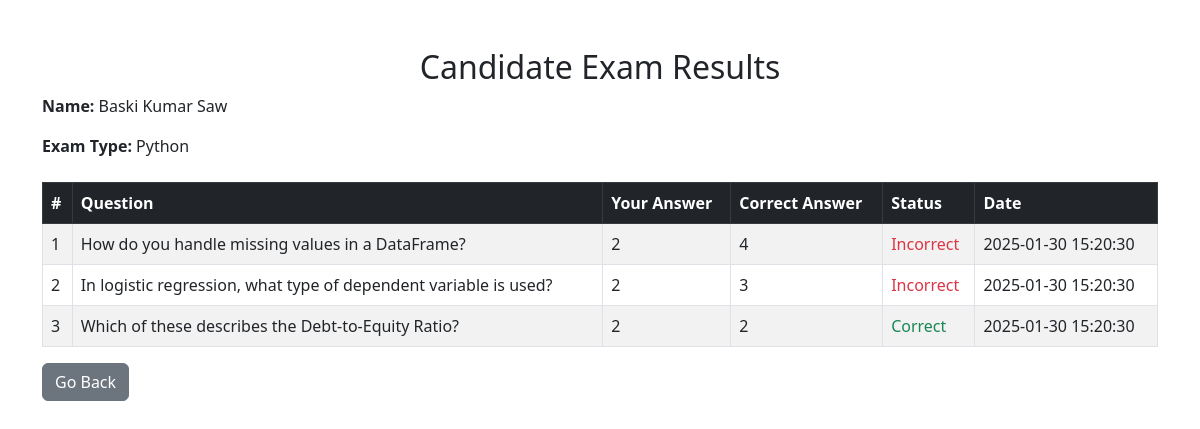
Before: /show_result_details.php?id=9 with the older database file.
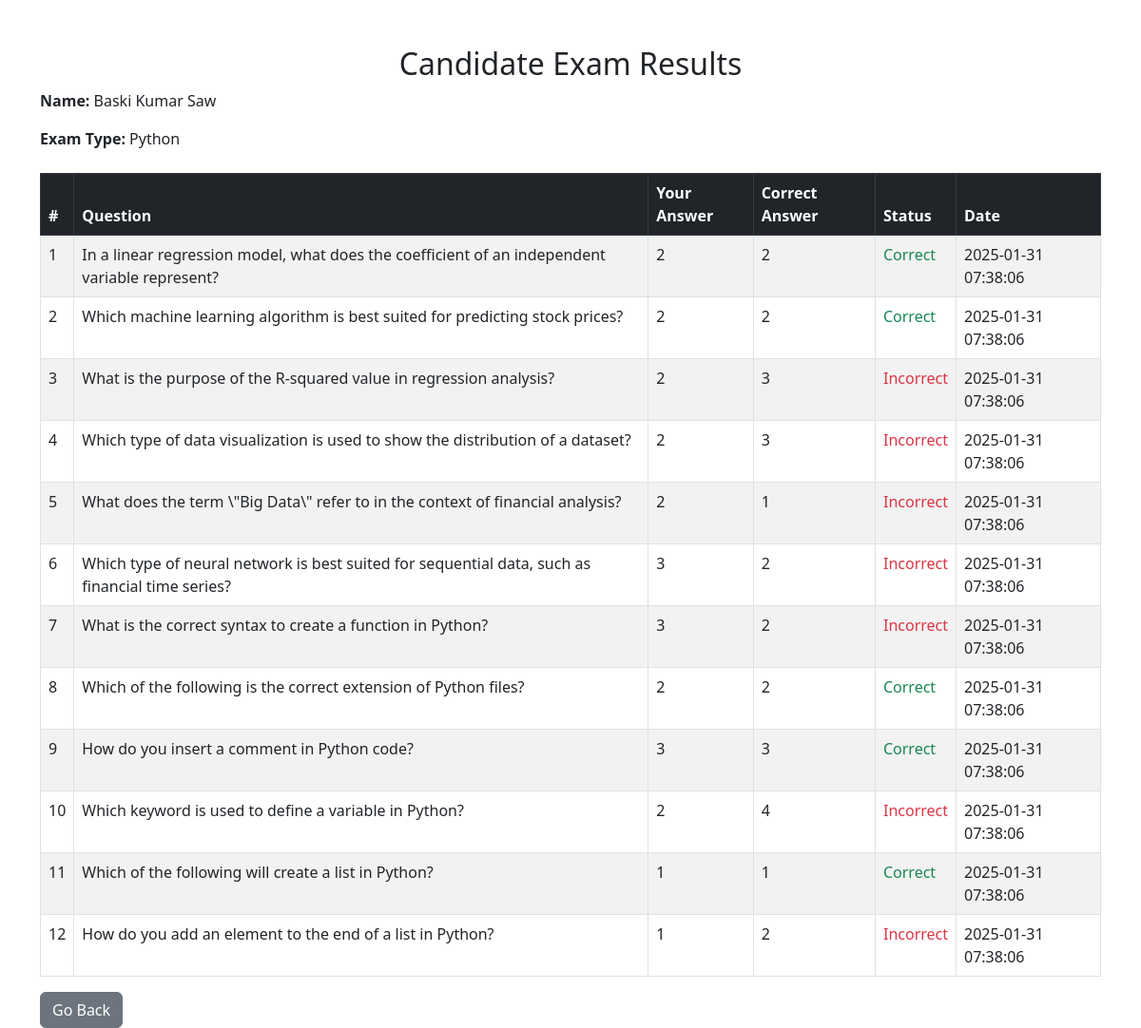
After: the same page with the newer database file.
### tables this page shows
CREATE TABLE `question_results` (
  `id` int(11) NOT NULL,
  `candidate_id` int(11) NOT NULL,
  `exam_type` varchar(255) NOT NULL,
  `question_id` int(11) NOT NULL,
  `question` text NOT NULL,
  `user_answer` int(11) NOT NULL,
  `correct_option` int(11) NOT NULL,
  `status` varchar(50) NOT NULL,
  `created_at` timestamp NOT NULL DEFAULT current_timestamp()
);

### show_result_details.php (the view, shortened to what this page needs)
<?php
$candidate_id = intval($_GET['id']);
include 'conn.php';
$candidate_sql = "SELECT name, exam_type FROM candidates WHERE id = $candidate_id";
$candidate_result = $conn->query($candidate_sql);
$candidate = $candidate_result->fetch_assoc();
$results_sql = "SELECT * FROM question_results WHERE candidate_id = $candidate_id";
$results = $conn->query($results_sql);
?>
<!DOCTYPE html>
<html>
<head>
    <link rel="stylesheet" href="https://cdnjs.cloudflare.com/ajax/libs/bootstrap/5.3.0/css/bootstrap.min.css">
</head>
<body>
<div class="container mt-5">
    <h2 class="text-center">Candidate Exam Results</h2>
    <div class="mb-4">
        <p><strong>Name:</strong> <?php echo htmlspecialchars($candidate['name']); ?></p>
        <p><strong>Exam Type:</strong> <?php echo htmlspecialchars($candidate['exam_type']); ?></p>
    </div>
    <?php if ($results->num_rows > 0) { ?>
        <div class="table-responsive">
            <table class="table table-bordered table-striped">
                <thead class="table-dark">
                    <tr>
                        <th>#</th>
                        <th>Question</th>
                        <th>Your Answer</th>
                        <th>Correct Answer</th>
                        <th>Status</th>
                        <th>Date</th>
                    </tr>
                </thead>
                <tbody>
                    <?php
                    $index = 1;
                    while ($row = $results->fetch_assoc()) {
                        $status_class = $row['status'] === 'Correct' ? 'text-success' : 'text-danger';
                    ?>
                        <tr>
                            <td><?php echo $index++; ?></td>
                            <td><?php echo htmlspecialchars($row['question']); ?></td>
                            <td><?php echo htmlspecialchars($row['user_answer']); ?></td>
                            <td><?php echo htmlspecialchars($row['correct_option']); ?></td>
                            <td class="<?php echo $status_class; ?>"><?php echo $row['status']; ?></td>
                            <td><?php echo htmlspecialchars($row['created_at']); ?></td>
                        </tr>
                    <?php } ?>
                </tbody>
            </table>
        </div>
    <?php } else { ?>
        <p class="text-center text-warning">No results found for Candidate ID: <?php echo $candidate_id; ?></p>
    <?php } ?>
    <a href="javascript:void(0);" class="btn btn-secondary" onclick="window.location.href='show_candidate.php';">Go Back</a>

Changed rows visible on the page:
removed question_results: question "How do you handle missing values in a DataFrame?", user_answer "2", correct_option "4", status "Incorrect", created_at "2025-01-30 15:20:30"
removed question_results: question "In logistic regression, what type of dependent variable is used?", user_answer "2", correct_option "3", status "Incorrect", created_at "2025-01-30 15:20:30"
removed question_results: question "Which of these describes the Debt-to-Equity Ratio?", user_answer "2", correct_option "2", status "Correct", created_at "2025-01-30 15:20:30"
added question_results: question "In a linear regression model, what does the coefficient of an independent variable represent?", user_answer "2", correct_option "2", status "Correct", created_at "2025-01-31 07:38:06"
added question_results: question "Which machine learning algorithm is best suited for predicting stock prices?", user_answer "2", correct_option "2", status "Correct", created_at "2025-01-31 07:38:06"
added question_results: question "What is the purpose of the R-squared value in regression analysis?", user_answer "2", correct_option "3", status "Incorrect", created_at "2025-01-31 07:38:06"
added question_results: question "Which type of data visualization is used to show the distribution of a dataset?", user_answer "2", correct_option "3", status "Incorrect", created_at "2025-01-31 07:38:06"
added question_results: question "What does the term \\\"Big Data\\\" refer to in the context of financial analysis?", user_answer "2", correct_option "1", status "Incorrect", created_at "2025-01-31 07:38:06"
added question_results: question "Which type of neural network is best suited for sequential data, such as financial time series?", user_answer "3", correct_option "2", status "Incorrect", created_at "2025-01-31 07:38:06"
added question_results: question "What is the correct syntax to create a function in Python?", user_answer "3", correct_option "2", status "Incorrect", created_at "2025-01-31 07:38:06"
added question_results: question "Which of the following is the correct extension of Python files?", user_answer "2", correct_option "2", status "Correct", created_at "2025-01-31 07:38:06"
added question_results: question "How do you insert a comment in Python code?", user_answer "3", correct_option "3", status "Correct", created_at "2025-01-31 07:38:06"
added question_results: question "Which keyword is used to define a variable in Python?", user_answer "2", correct_option "4", status "Incorrect", created_at "2025-01-31 07:38:06"
added question_results: question "Which of the following will create a list in Python?", user_answer "1", correct_option "1", status "Correct", created_at "2025-01-31 07:38:06"
added question_results: question "How do you add an element to the end of a list in Python?", user_answer "1", correct_option "2", status "Incorrect", created_at "2025-01-31 07:38:06"
